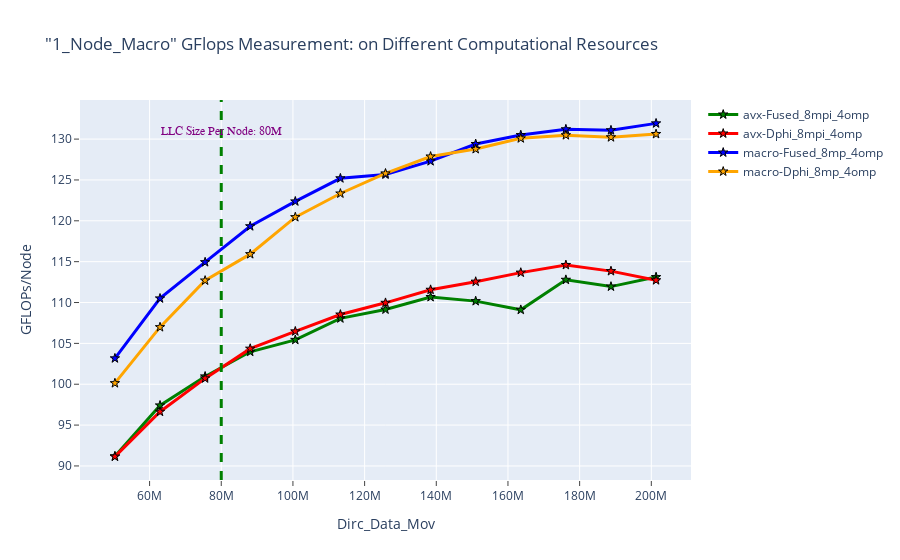

The cell this chart's notebook holds for it:
### Markdown cell above
## Node-1 case 3: avx-macro 8 mpi 4 omp

### Code cell
fig = go.Figure()
fig.add_trace(go.Scatter(x=(dfn1avx_8mpi_4omp.Dirc_Data_Mov*(dfn1avx_8mpi_4omp.MPI_size)), 
                         y=(dfn1avx_8mpi_4omp.Fused_GFLOPS*(dfn1avx_8mpi_4omp.MPI_size)),
                         mode='lines+markers', 
                         name='avx-Fused_8mpi_4omp',
                         line=dict(color='green',width=3),
                         marker=dict(symbol='star',size=7, line=dict(color='black',width=1))))
fig.add_trace(go.Scatter(x=(dfn1avx_8mpi_4omp.Dirc_Data_Mov*(dfn1avx_8mpi_4omp.MPI_size)), 
                         y=(dfn1avx_8mpi_4omp.Dphi_GFLOPS*(dfn1avx_8mpi_4omp.MPI_size)), 
                         mode='lines+markers', 
                         name='avx-Dphi_8mpi_4omp',
                         line=dict(color='red',width=3),
                         marker=dict(symbol='star',size=7, line=dict(color='black',width=1))))


fig.add_trace(go.Scatter(x=(dfn1macro_8mpi_4omp.Dirc_Data_Mov*(dfn1macro_8mpi_4omp.MPI_size)), 
                         y=(dfn1macro_8mpi_4omp.Fused_GFLOPS*(dfn1macro_8mpi_4omp.MPI_size)),
                         mode='lines+markers', 
                         name='macro-Fused_8mp_4omp',
                         line=dict(color='blue',width=3),
                         marker=dict(symbol='star',size=7, line=dict(color='black',width=1))))
fig.add_trace(go.Scatter(x=(dfn1macro_8mpi_4omp.Dirc_Data_Mov*(dfn1macro_8mpi_4omp.MPI_size)), 
                         y=(dfn1macro_8mpi_4omp.Dphi_GFLOPS*(dfn1macro_8mpi_4omp.MPI_size)), 
                         mode='lines+markers', 
                         name='macro-Dphi_8mp_4omp',
                         line=dict(color='orange',width=3),
                         marker=dict(symbol='star',size=7, line=dict(color='black',width=1))))



# Adding a vertical line
fig.add_vline(x=80e6, line_width=3, line_dash="dash", line_color="green")
# fig.add_hline(y=140, line_width=3, line_dash="dash", line_color="red")

# Add annotation
fig.add_annotation(
    x='80e6'
    , y=130
    , text=f'LLC Size Per Node: 80M'
    , yanchor='bottom'
    , showarrow=False
    , arrowhead=1
    , arrowsize=1
    , arrowwidth=2
    , arrowcolor="#636363"
    , ax=-20
    , ay=-30
    , font=dict(size=12, color="purple", family="Sans Serif")
    , align="left"
    ,)

fig.update_layout(title='"1_Node_Macro" GFlops Measurement: on Different Computational Resources',
                  xaxis_title='Dirc_Data_Mov', yaxis_title='GFLOPs/Node', 
                  xaxis=dict(ticks="outside"),  
                  yaxis=dict(ticks="outside"))

### Figure 1 — Plotly figure (JSON) as saved in the notebook; plotly's stock layout.template omitted (floating-point values rounded to 4 significant figures)
{"data": [{"line": {"color": "green", "width": 3}, "marker": {"line": {"color": "black", "width": 1}, "size": 7, "symbol": "star"}, "mode": "lines+markers", "name": "avx-Fused_8mpi_4omp", "type": "scatter", "x": [50331648, 62914560, 75497472, 88080384, 100663296, 113246208, 125829120, 138412032, 150994944, 163577856, 176160768, 188743680, 201326592], "y": [91.18, 97.41, 101.0, 104.0, 105.4, 108.1, 109.1, 110.7, 110.2, 109.1, 112.8, 111.9, 113.1]}, {"line": {"color": "red", "width": 3}, "marker": {"line": {"color": "black", "width": 1}, "size": 7, "symbol": "star"}, "mode": "lines+markers", "name": "avx-Dphi_8mpi_4omp", "type": "scatter", "x": [50331648, 62914560, 75497472, 88080384, 100663296, 113246208, 125829120, 138412032, 150994944, 163577856, 176160768, 188743680, 201326592], "y": [91.14, 96.63, 100.7, 104.4, 106.5, 108.5, 110.0, 111.6, 112.6, 113.7, 114.6, 113.8, 112.7]}, {"line": {"color": "blue", "width": 3}, "marker": {"line": {"color": "black", "width": 1}, "size": 7, "symbol": "star"}, "mode": "lines+markers", "name": "macro-Fused_8mp_4omp", "type": "scatter", "x": [50331648, 62914560, 75497472, 88080384, 100663296, 113246208, 125829120, 138412032, 150994944, 163577856, 176160768, 188743680, 201326592], "y": [103.2, 110.5, 114.9, 119.3, 122.4, 125.2, 125.7, 127.3, 129.4, 130.5, 131.2, 131.1, 131.9]}, {"line": {"color": "orange", "width": 3}, "marker": {"line": {"color": "black", "width": 1}, "size": 7, "symbol": "star"}, "mode": "lines+markers", "name": "macro-Dphi_8mp_4omp", "type": "scatter", "x": [50331648, 62914560, 75497472, 88080384, 100663296, 113246208, 125829120, 138412032, 150994944, 163577856, 176160768, 188743680, 201326592], "y": [100.1, 107.0, 112.7, 115.9, 120.4, 123.3, 125.8, 127.9, 128.8, 130.1, 130.5, 130.2, 130.6]}], "layout": {"annotations": [{"align": "left", "arrowcolor": "#636363", "arrowhead": 1, "arrowsize": 1, "arrowwidth": 2, "ax": -20, "ay": -30, "font": {"color": "purple", "family": "Sans Serif", "size": 12}, "showarrow": false, "text": "LLC Size Per Node: 80M", "x": "80e6", "y": 130, "yanchor": "bottom"}], "shapes": [{"line": {"color": "green", "dash": "dash", "width": 3}, "type": "line", "x0": 80000000, "x1": 80000000, "xref": "x", "y0": 0, "y1": 1, "yref": "y domain"}], "title": {"text": "\"1_Node_Macro\" GFlops Measurement: on Different Computational Resources"}, "xaxis": {"ticks": "outside", "title": {"text": "Dirc_Data_Mov"}}, "yaxis": {"ticks": "outside", "title": {"text": "GFLOPs/Node"}}}}
